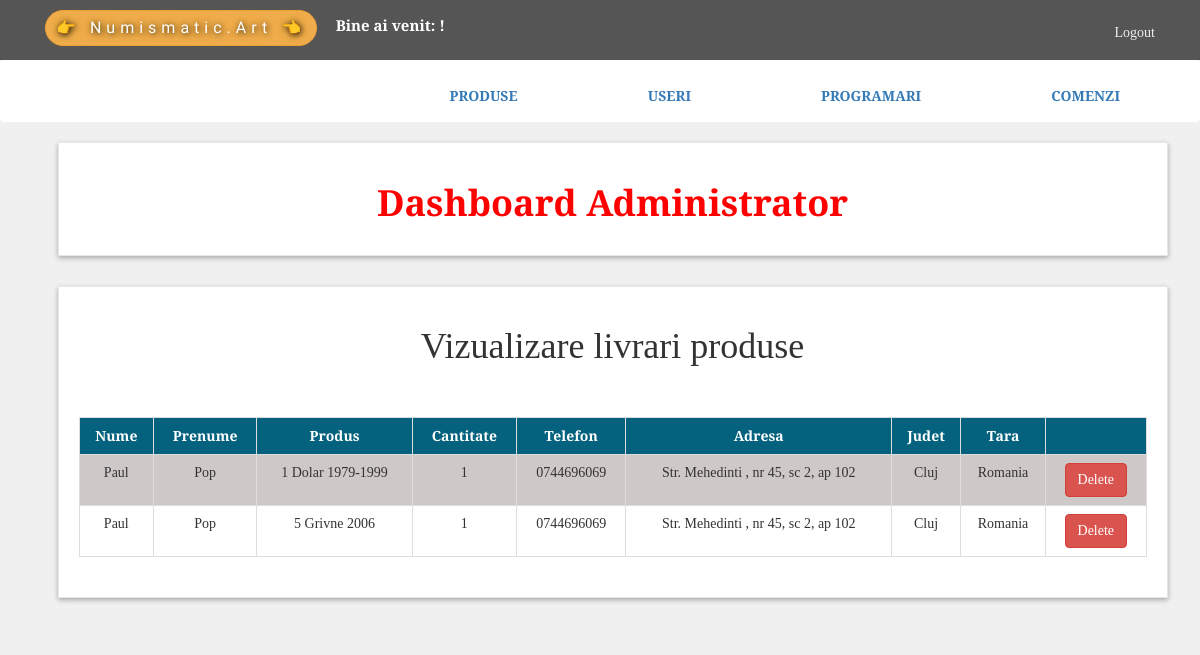
Screenshot of /admin/vizualizare_livrari.php with the database file from the repository.
### tables this page shows
CREATE TABLE `produse` (
  `produs_id` int(11) NOT NULL,
  `produs_nume` varchar(100) NOT NULL,
  `produs_pret` int(11) NOT NULL,
  `produs_img` varchar(150) NOT NULL,
  `produs_descriere` varchar(1000) NOT NULL,
  `cat_id` int(100) NOT NULL,
  `stoc` int(11) UNSIGNED NOT NULL,
  `product_time` timestamp NOT NULL DEFAULT current_timestamp()
);

CREATE TABLE `users` (
  `user_id` int(100) NOT NULL,
  `nume` varchar(100) NOT NULL,
  `prenume` varchar(100) NOT NULL,
  `email` varchar(100) NOT NULL,
  `parola` varchar(100) NOT NULL,
  `rol` enum('admin','angajat','client','') NOT NULL DEFAULT 'client',
  `create_at` timestamp NOT NULL DEFAULT current_timestamp()
);

CREATE TABLE `order_detail` (
  `order_detail_id` int(11) NOT NULL,
  `orders_id` int(11) NOT NULL,
  `produs_id` int(11) NOT NULL,
  `cantitate` int(11) NOT NULL,
  `order_detail_time` timestamp NOT NULL DEFAULT current_timestamp()
);

CREATE TABLE `orders` (
  `orders_id` int(11) NOT NULL,
  `user_id` int(11) NOT NULL,
  `adresa` varchar(100) DEFAULT NULL,
  `oras` varchar(20) NOT NULL,
  `judet` varchar(20) NOT NULL,
  `tara` varchar(20) NOT NULL,
  `cod_postal` varchar(11) NOT NULL,
  `telefon` varchar(11) NOT NULL,
  `total` int(11) NOT NULL,
  `programare` date NOT NULL,
  `orders_time` timestamp NOT NULL DEFAULT current_timestamp()
);

### admin/vizualizare_livrari.php (the view, shortened to what this page needs)
<?php
include("includes/header.php");
?>
<div id="content">
  <div class="container">
    <div class="col-md-12">
      <div class="box">
        <center>
          <h1 style="color:red"><b>Dashboard Administrator</b></h1>
        </center>
      </div>
    </div>
    <div class="col-md-12">
      <div class="box">
        <center>
          <h1>Vizualizare livrari produse</h1>
        </center><br><br>
        <div class="table-responsive">
          <table class="table">
            <tr>
              <th>Nume</th>
              <th>Prenume</th>
              <th>Produs</th>
              <th>Cantitate</th>
              <th>Telefon</th>
              <th>Adresa</th>
              <th>Judet</th>
              <th>Tara</th>
              <th></th>
            </tr>
            <?php
            include_once 'conectare.php';
            $sql = "SELECT
            users.nume,
            users.prenume,
              produse.produs_nume,
             order_detail.cantitate,
            orders.telefon,
            orders.adresa,
            orders.judet,
            orders.tara
            FROM produse
            JOIN order_detail
              ON produse.produs_id = order_detail.produs_id
            JOIN orders
              ON  (orders.orders_id = order_detail.orders_id AND orders.adresa IS NOT NULL )
            JOIN users
              ON users.user_id = orders.user_id;
            ";
            $results = mysqli_query($mysqli, $sql);
            while ($row = mysqli_fetch_array($results)) {
              echo " <tr>
                                          <td>" . $row['nume'] . "</td>
                                         <td>" . $row['prenume'] . "</td>
                                          <td>" . $row['produs_nume'] . "</td>
                                         <td>" . $row['cantitate'] . "</td>
                                         <td>" . $row['telefon'] . "</td>
                                         <td>" . $row['adresa'] . "</td>
                                         <td>" . $row['judet'] . "</td>
                                         <td>" . $row['tara'] . "</td>
                                         <td><a href='delete_produs.php><button type='button' class='btn btn-danger'>Delete</button></a></a></td>
                                       </tr>";
            }
            ?>
          </table>
        </div>
      </div>
    </div>
  </div>
</div>
</body>
</html>

### admin/style.css (style rules this page uses)
body { font-size: 14px; line-height: 1.42857143; color: #333; background-color: #f0f0f0; overflow-x: hidden; font-family: "Libre Baskerville", serif; }
.box { background: #fff; margin: 0 0 30px; border: solid 1px #e6e6e6; box-sizing: border-box; padding: 20px; box-shadow: 0px 2px 5px rgba(0, 0, 0, 0.3); }
#content { padding-left: 25px; }
td, th { border: 1px solid #ddd; padding: 32px; text-align: center; }
tr:nth-child(even) { background-color: #cec8c8; }
th { padding-top: 10px; padding-bottom: 10px; text-align: left; background-color: #04627e; color: white; text-align: center; }

### rows the page displays
produse: users.nume "Paul", users.prenume "Pop", produs_nume "1 Dolar 1979-1999", order_detail.cantitate "1", orders.telefon "0744696069", orders.adresa "Str. Mehedinti , nr 45, sc 2, ap 102", orders.judet "Cluj", orders.tara "Romania"
produse: users.nume "Paul", users.prenume "Pop", produs_nume "5 Grivne 2006", order_detail.cantitate "1", orders.telefon "0744696069", orders.adresa "Str. Mehedinti , nr 45, sc 2, ap 102", orders.judet "Cluj", orders.tara "Romania"
